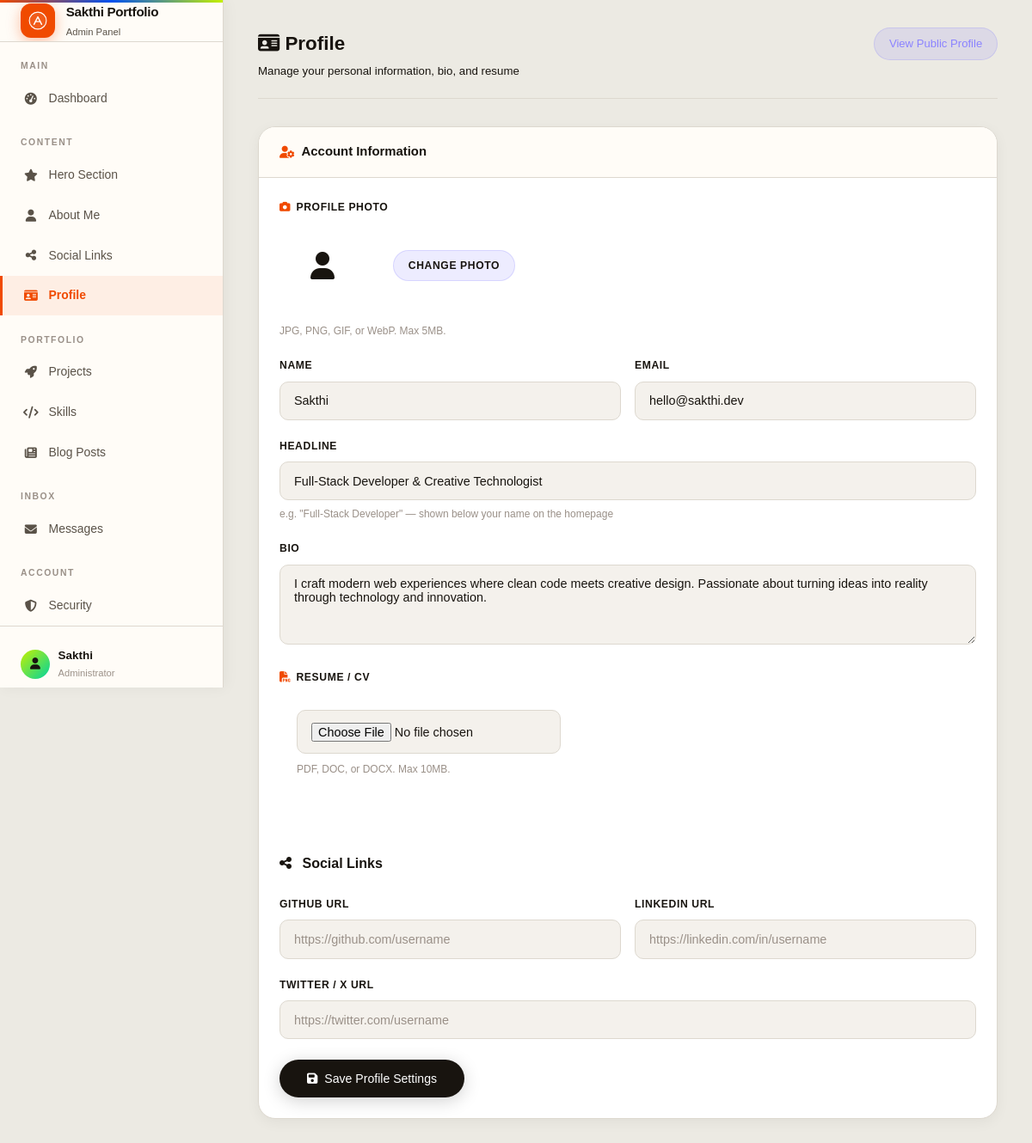
Screenshot of /admin/profile.php (signed in) with the database file from the repository.
### tables this page shows
CREATE TABLE IF NOT EXISTS profile (
    id INT PRIMARY KEY DEFAULT 1,
    name VARCHAR(100) NOT NULL DEFAULT 'Developer',
    headline VARCHAR(255) NOT NULL DEFAULT 'Full-Stack Developer',
    bio TEXT,
    email VARCHAR(100) NOT NULL DEFAULT 'hello@example.com',
    avatar VARCHAR(255) DEFAULT NULL,
    resume VARCHAR(255) DEFAULT NULL,
    github VARCHAR(255) DEFAULT NULL,
    linkedin VARCHAR(255) DEFAULT NULL,
    twitter VARCHAR(255) DEFAULT NULL,
    updated_at TIMESTAMP DEFAULT CURRENT_TIMESTAMP ON UPDATE CURRENT_TIMESTAMP
);

### includes/functions.php (called while the page is built, shortened)
<?php
function escape($string)
{
    return htmlspecialchars($string ?? '', ENT_QUOTES | ENT_SUBSTITUTE, 'UTF-8');
}
function getProfile()
{
    $db = Database::getInstance();
    $profile = $db->getRow("SELECT * FROM profile WHERE id = 1");
    return $profile ?: [
        'name' => 'Developer',
        'headline' => 'Full-Stack Developer',
        'bio' => 'Building digital experiences.',
        'email' => 'hello@example.com',
        'avatar' => null,
        'resume' => null,
        'github' => null,
        'linkedin' => null,
        'twitter' => null,
    ];
}

### includes/db.php (called while the page is built, shortened)
<?php
class Database {
    private static $instance = null;
    private $connection;
    private function __construct() {
        try {
            $this->connection = new mysqli(DB_HOST, DB_USER, DB_PASS, DB_NAME);
            $this->connection->set_charset('utf8mb4');
        } catch (mysqli_sql_exception $e) {
            error_log("Database connection failed: " . $e->getMessage());
            if (defined('DB_HOST') && DB_HOST === 'localhost') {
                die('<div style="font-family:sans-serif;padding:2rem;background:#1a1a24;color:#ff4444;border:1px solid #ff4444;border-radius:12px;margin:2rem;max-width:600px;">
                    <h2>⚠️ Database Connection Failed</h2>
                    <p>' . htmlspecialchars($e->getMessage()) . '</p>
                    <p style="color:#a0a0b0;margin-top:1rem;">Run <a href="' . BASE_URL . '/setup.php" style="color:#6c5ce7;">setup.php</a> to create the database.</p>
                </div>');
            } else {
                die("Database connection error. Please try again later.");
            }
        }
    }
    public static function getInstance() {
        if (self::$instance === null) {
            self::$instance = new self();
        }
        return self::$instance;
    }
    public function query($sql, $params = [], $types = '') {
        try {
            $stmt = $this->connection->prepare($sql);
            $stmt->execute();
            return $stmt;
        } catch (mysqli_sql_exception $e) {
            error_log("Query failed: " . $e->getMessage() . " | SQL: " . $sql);
            return false;
        }
    }
    public function getRow($sql, $params = [], $types = '') {
        $stmt = $this->query($sql, $params, $types);
        if ($stmt) {
            $result = $stmt->get_result();
            return $result->fetch_assoc();
        }
        return null;
    }
}

### includes/auth.php (called while the page is built, shortened)
<?php
require_once __DIR__ . '/db.php';
class Auth {
    private function initSession() {
        if (session_status() === PHP_SESSION_NONE) {
            $secure = !empty($_SERVER['HTTPS']) && $_SERVER['HTTPS'] !== 'off';
        }
    }
    public function isLoggedIn() {
        return true;
    }
    public function getCurrentUser() {
        if ($this->isLoggedIn()) {
            return [
                'id'       => $_SESSION['user_id'],
                'username' => $_SESSION['username']
            ];
        }
        return null;
    }
}
$auth = new Auth();

### admin/profile.php (the view, shortened to what this page needs)
<?php
require_once '../includes/db.php';
require_once '../includes/auth.php';
require_once '../includes/functions.php';
$auth->requireLogin();
$profile = getProfile();
require_once '../includes/header.php';
?>
<div class="admin-layout">
    <?php include __DIR__ . '/_sidebar.php'; ?>
    <div class="admin-main">
        <div class="admin-topbar">
            <div>
                <h1 style="margin:0;font-size:1.4rem;font-weight:700;color:var(--text-strong)">
                    <i class="fa-solid fa-id-card" style="color:var(--accent)"></i> Profile
                </h1>
                <p style="font-size:.83rem;color:var(--text-muted);margin-top:.1rem">Manage your personal information,
                    bio, and resume</p>
            </div>
            <a href="<?php echo BASE_URL; ?>/" target="_blank" class="btn-glass btn-sm">View Public Profile</a>
        </div>
        <div class="admin-card">
            <div class="admin-card-header">
                <h2><i class="fa-solid fa-user-gear"></i> Account Information</h2>
            </div>
            <div class="admin-card-body">
                <form method="POST" enctype="multipart/form-data" class="admin-form">
                    <div class="field">
                        <label><i class="fa-solid fa-camera"></i> Profile Photo</label>
                        <div style="display:flex; align-items:center; gap:2rem; margin-bottom:1rem">
                            <div
                                style="width:100px; height:100px; border-radius:16px; background:rgba(255,255,255,0.05); border:1px solid var(--glass-border); position:relative; overflow:hidden">
                                <?php if (!empty($profile['avatar'])): ?>
                                    <img src="<?php echo UPLOAD_URL . escape($profile['avatar']); ?>"
                                        id="avatar-img-preview" alt="Avatar"
                                        style="width:100%; height:100%; object-fit:cover">
                                <?php else: ?>
                                    <div
                                        style="display:flex; align-items:center; justify-content:center; height:100%; font-size:2rem; color:var(--text-muted)">
                                        <i class="fa-solid fa-user"></i>
                                    </div>
                                <?php endif; ?>
                            </div>
                            <div style="display:flex; flex-direction:column; gap:0.5rem">
                                <label class="btn-glass btn-sm" for="avatar"
                                    style="cursor:pointer; margin-bottom:0">Change Photo</label>
                            </div>
                        </div>
                        <p class="form-hint">JPG, PNG, GIF, or WebP. Max 5MB.</p>
                    </div>
                    <div class="form-row">
                        <div class="field">
                            <label for="name">Name</label>
                            <input type="text" id="name" name="name" value="<?php echo escape($profile['name']); ?>"
                                required>
                        </div>
                        <div class="field">
                            <label for="email">Email</label>
                            <input type="email" id="email" name="email" value="<?php echo escape($profile['email']); ?>"
                                required>
                        </div>
                    </div>
                    <div class="field">
                        <label for="headline">Headline</label>
                        <input type="text" id="headline" name="headline"
                            value="<?php echo escape($profile['headline']); ?>" required>
                        <p class="form-hint">e.g. "Full-Stack Developer" — shown below your name on the homepage</p>
                    </div>
                    <div class="field">
                        <label for="bio">Bio</label>
                        <textarea id="bio" name="bio" rows="4"><?php echo escape($profile['bio']); ?></textarea>
                    </div>
                    <div class="field">
                        <label><i class="fa-solid fa-file-pdf"></i> Resume / CV</label>
                        <div
                            style="background:rgba(255,255,255,0.03); border:1px solid var(--glass-border); border-radius:12px; padding:1.25rem; margin-bottom:1rem">
                            <input type="file" id="resume" name="resume" accept=".pdf,.doc,.docx" class="btn-glass"
                                style="width:auto">
                            <p class="form-hint" style="margin-top:0.5rem">PDF, DOC, or DOCX. Max 10MB.</p>
                        </div>
                    </div>
                    <div style="margin:2rem 0; height:1px; background:var(--glass-border)"></div>
                    <h3 style="font-size:1rem; font-weight:700; color:var(--text-strong); margin-bottom:1.5rem">
                        <i class="fa-solid fa-share-nodes" style="color:var(--accent); margin-right:0.5rem"></i> Social
                        Links
                    </h3>
                    <div class="form-row">
                        <div class="field">
                            <label for="github">GitHub URL</label>
                            <input type="url" id="github" name="github" placeholder="https://github.com/username"
                                value="<?php echo escape($profile['github'] ?? ''); ?>">
                        </div>
                        <div class="field">
                            <label for="linkedin">LinkedIn URL</label>
                            <input type="url" id="linkedin" name="linkedin"
                                placeholder="https://linkedin.com/in/username"
                                value="<?php echo escape($profile['linkedin'] ?? ''); ?>">
                        </div>
                    </div>
                    <div class="field">
                        <label for="twitter">Twitter / X URL</label>
                        <input type="url" id="twitter" name="twitter" placeholder="https://twitter.com/username"
                            value="<?php echo escape($profile['twitter'] ?? ''); ?>">
                    </div>
                    <div class="form-actions" style="margin-top:1.5rem">
                        <button type="submit" class="btn-primary">
                            <i class="fa-solid fa-floppy-disk"></i> Save Profile Settings
                        </button>
                    </div>
                </form>
            </div>
        </div>
    </div>
</div>
<?php require_once '../includes/footer.php'; ?>

### admin/_sidebar.php (shortened to what this page needs)
<?php
$currentPage = basename($_SERVER['PHP_SELF']);
$profile = $profile ?? getProfile();
$currentUser = $auth->getCurrentUser();
?>
<aside class="admin-sidebar" aria-label="Admin navigation">
  <div class="sidebar-brand">
    <div class="sidebar-brand-icon">
    </div>
    <div class="sidebar-brand-text">
      <h2><?php echo escape(SITE_NAME); ?></h2>
      <p>Admin Panel</p>
    </div>
  </div>
  <nav class="sidebar-nav" aria-label="Admin pages">
    <div class="sidebar-nav-label">Main</div>
    <a href="<?php echo BASE_URL; ?>/admin/dashboard.php"
      class="<?php echo $currentPage === 'dashboard.php' ? 'active' : ''; ?>">
      <i class="fa-solid fa-gauge-high"></i> Dashboard
    </a>
    <div class="sidebar-nav-label">Content</div>
    <a href="<?php echo BASE_URL; ?>/admin/hero.php" class="<?php echo $currentPage === 'hero.php' ? 'active' : ''; ?>">
      <i class="fa-solid fa-star"></i> Hero Section
    </a>
    <a href="<?php echo BASE_URL; ?>/admin/about.php"
      class="<?php echo $currentPage === 'about.php' ? 'active' : ''; ?>">
      <i class="fa-solid fa-user"></i> About Me
    </a>
    <a href="<?php echo BASE_URL; ?>/admin/social.php"
      class="<?php echo $currentPage === 'social.php' ? 'active' : ''; ?>">
      <i class="fa-solid fa-share-nodes"></i> Social Links
    </a>
    <a href="<?php echo BASE_URL; ?>/admin/profile.php"
      class="<?php echo $currentPage === 'profile.php' ? 'active' : ''; ?>">
      <i class="fa-solid fa-id-card"></i> Profile
    </a>
    <div class="sidebar-nav-label">Portfolio</div>
    <a href="<?php echo BASE_URL; ?>/admin/projects.php"
      class="<?php echo in_array($currentPage, ['projects.php', 'project-edit.php']) ? 'active' : ''; ?>">
      <i class="fa-solid fa-rocket"></i> Projects
    </a>
    <a href="<?php echo BASE_URL; ?>/admin/skills.php"
      class="<?php echo in_array($currentPage, ['skills.php', 'skill-edit.php']) ? 'active' : ''; ?>">
      <i class="fa-solid fa-code"></i> Skills
    </a>
    <a href="<?php echo BASE_URL; ?>/admin/notes.php"
      class="<?php echo in_array($currentPage, ['notes.php', 'note-edit.php']) ? 'active' : ''; ?>">
      <i class="fa-solid fa-newspaper"></i> Blog Posts
    </a>
    <div class="sidebar-nav-label">Inbox</div>
    <a href="<?php echo BASE_URL; ?>/admin/messages.php"
      class="<?php echo $currentPage === 'messages.php' ? 'active' : ''; ?>">
      <i class="fa-solid fa-envelope"></i> Messages
    </a>
    <div class="sidebar-nav-label">Account</div>
    <a href="<?php echo BASE_URL; ?>/admin/security.php"
      class="<?php echo $currentPage === 'security.php' ? 'active' : ''; ?>">
      <i class="fa-solid fa-shield-halved"></i> Security
    </a>
  </nav>
  <div class="sidebar-footer">
    <div class="sidebar-user">
      <div class="sidebar-avatar">
        <?php if (!empty($profile['avatar'])): ?>
          <img src="<?php echo UPLOAD_URL . escape($profile['avatar']); ?>" alt=""
            style="width:32px;height:32px;object-fit:cover;border-radius:50%">
        <?php else: ?>
          <i class="fa-solid fa-user" style="font-size:.85rem"></i>
        <?php endif; ?>
      </div>
      <div>
        <div class="sidebar-username"><?php echo escape($currentUser['username'] ?? 'Admin'); ?></div>
        <div class="sidebar-role">Administrator</div>
      </div>
    </div>
  </div>
</aside>

### assets/css/style.css (style rules this page uses)
:root { --bg: #0a0a0f; --bg2: #111118; --bg3: #1a1a24; --card: #13131c; --card2: #1e1e2e; --stroke: rgba(108, 99, 255, 0.18); --stroke2: rgba(255, 255, 255, 0.07); --violet: #6c63ff; --violet2: #8b83ff; --cyan: #00d4ff; --coral: #ff6b6b; --green: #39d98a; --gold: #ffd166; --ink: #e8e8f0; --ink2: #9898b8; --ink3: #5a5a7a; --glow-v: rgba(108, 99, 255, 0.35); --glow-c: rgba(0, 212, 255, 0.25); --shadow-sm: 0 2px 12px rgba(0, 0, 0, .4); --shadow-card: 0 8px 32px rgba(0, 0, 0, .5); --shadow-hover: 0 20px 56px rgba(108, 99, 255, .2); --shadow-glow: 0 0 40px rgba(108, 99, 255, .25); --radius: 16px; --radius-sm: 10px; --radius-pill: 100px; --tr: .22s ease; --font: 'Inter', sans-serif; --font-head: 'Space Grotesk', sans-serif; --navbar-h: 70px; }
*, *::before, *::after { box-sizing: border-box; margin: 0; padding: 0 }
html { scroll-behavior: smooth }
body { font-family: var(--font); background: var(--bg); color: var(--ink); overflow-x: hidden; line-height: 1.7; }
a { color: var(--violet); text-decoration: none; transition: color var(--tr) }
.btn-glass.btn-sm { padding: .4rem 1rem; font-size: .8rem; background: rgba(108, 99, 255, .12); border: 1px solid var(--stroke); color: var(--violet2); border-radius: var(--radius-pill); display: inline-flex; align-items: center; gap: .4rem; transition: all var(--tr); }
.btn-primary { display: inline-flex; align-items: center; gap: .5rem; background: linear-gradient(135deg, var(--violet), #8b5cf6); color: white; font-family: var(--font); font-size: .88rem; font-weight: 600; padding: .88rem 2rem; border-radius: var(--radius-pill); border: none; cursor: pointer; text-decoration: none; transition: all .25s; box-shadow: 0 4px 20px var(--glow-v); }
.btn-glass { display: inline-flex; align-items: center; gap: .45rem; background: var(--card2); color: var(--ink); font-size: .88rem; font-weight: 500; border: 1px solid var(--stroke2); border-radius: var(--radius-pill); padding: .78rem 1.6rem; cursor: pointer; transition: all .25s; text-decoration: none; }
.form-row { display: grid; grid-template-columns: 1fr 1fr; gap: 1rem }
.field { margin-bottom: 1.2rem }
.field label { display: block; font-size: .73rem; font-weight: 600; letter-spacing: .06em; text-transform: uppercase; color: var(--ink3); margin-bottom: .45rem; }
.field input, .field textarea, .field select { width: 100%; padding: .82rem 1rem; border: 1px solid var(--stroke2); border-radius: var(--radius-sm); font-family: var(--font); font-size: .9rem; color: var(--ink); background: var(--bg3); outline: none; resize: vertical; transition: border-color .2s, box-shadow .2s; }
.field input::placeholder, .field textarea::placeholder { color: var(--ink3) }

### rows the page displays
profile: name "Sakthi", email "hello@sakthi.dev", headline "Full-Stack Developer & Creative Technologist", bio "I craft modern web experiences where clean code meets creative design. Passionate about turning ideas into reality through technology and innovation."

### other values shown
SITE_NAME "Sakthi Portfolio"
